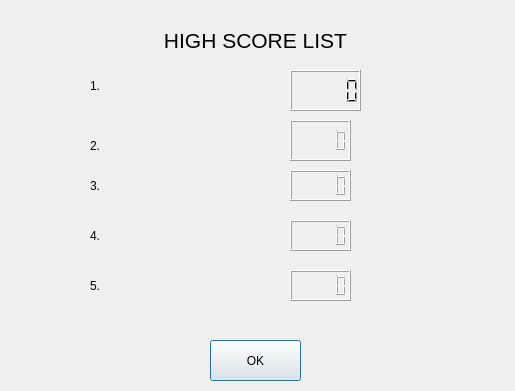
<?xml version="1.0" encoding="UTF-8"?>
<ui version="4.0">
 <class>Dialog</class>
 <widget class="QDialog" name="Dialog">
  <property name="geometry">
   <rect>
    <x>0</x>
    <y>0</y>
    <width>515</width>
    <height>391</height>
   </rect>
  </property>
  <property name="windowTitle">
   <string>Dialog</string>
  </property>
  <widget class="QPushButton" name="pushButton">
   <property name="geometry">
    <rect>
     <x>210</x>
     <y>340</y>
     <width>91</width>
     <height>41</height>
    </rect>
   </property>
   <property name="text">
    <string>OK</string>
   </property>
  </widget>
  <widget class="QLabel" name="label">
   <property name="geometry">
    <rect>
     <x>140</x>
     <y>20</y>
     <width>231</width>
     <height>41</height>
    </rect>
   </property>
   <property name="text">
    <string>&lt;!DOCTYPE HTML PUBLIC &quot;-//W3C//DTD HTML 4.0//EN&quot; &quot;http://www.w3.org/TR/REC-html40/strict.dtd&quot;&gt;
&lt;html&gt;&lt;head&gt;&lt;meta name=&quot;qrichtext&quot; content=&quot;1&quot; /&gt;&lt;style type=&quot;text/css&quot;&gt;
p, li { white-space: pre-wrap; }
&lt;/style&gt;&lt;/head&gt;&lt;body style=&quot; font-family:'MS Shell Dlg 2'; font-size:8.25pt; font-weight:400; font-style:normal;&quot;&gt;
&lt;p align=&quot;center&quot; style=&quot; margin-top:0px; margin-bottom:0px; margin-left:0px; margin-right:0px; -qt-block-indent:0; text-indent:0px;&quot;&gt;&lt;span style=&quot; font-size:16pt;&quot;&gt;HIGH SCORE LIST&lt;/span&gt;&lt;/p&gt;&lt;/body&gt;&lt;/html&gt;</string>
   </property>
  </widget>
  <widget class="QLabel" name="label_2">
   <property name="geometry">
    <rect>
     <x>90</x>
     <y>70</y>
     <width>21</width>
     <height>31</height>
    </rect>
   </property>
   <property name="text">
    <string>1.</string>
   </property>
  </widget>
  <widget class="QLabel" name="label_3">
   <property name="geometry">
    <rect>
     <x>90</x>
     <y>130</y>
     <width>21</width>
     <height>31</height>
    </rect>
   </property>
   <property name="text">
    <string>2.</string>
   </property>
  </widget>
  <widget class="QLabel" name="label_4">
   <property name="geometry">
    <rect>
     <x>90</x>
     <y>170</y>
     <width>21</width>
     <height>31</height>
    </rect>
   </property>
   <property name="text">
    <string>3.</string>
   </property>
  </widget>
  <widget class="QLabel" name="label_5">
   <property name="geometry">
    <rect>
     <x>90</x>
     <y>220</y>
     <width>21</width>
     <height>31</height>
    </rect>
   </property>
   <property name="text">
    <string>4.</string>
   </property>
  </widget>
  <widget class="QLabel" name="label_6">
   <property name="geometry">
    <rect>
     <x>90</x>
     <y>270</y>
     <width>21</width>
     <height>31</height>
    </rect>
   </property>
   <property name="text">
    <string>5.</string>
   </property>
  </widget>
  <widget class="QLCDNumber" name="lcdNumber">
   <property name="geometry">
    <rect>
     <x>290</x>
     <y>70</y>
     <width>71</width>
     <height>41</height>
    </rect>
   </property>
  </widget>
  <widget class="QLCDNumber" name="lcdNumber_2">
   <property name="geometry">
    <rect>
     <x>290</x>
     <y>120</y>
     <width>61</width>
     <height>41</height>
    </rect>
   </property>
  </widget>
  <widget class="QLCDNumber" name="lcdNumber_3">
   <property name="geometry">
    <rect>
     <x>290</x>
     <y>170</y>
     <width>61</width>
     <height>31</height>
    </rect>
   </property>
  </widget>
  <widget class="QLCDNumber" name="lcdNumber_4">
   <property name="geometry">
    <rect>
     <x>290</x>
     <y>220</y>
     <width>61</width>
     <height>31</height>
    </rect>
   </property>
  </widget>
  <widget class="QLCDNumber" name="lcdNumber_5">
   <property name="geometry">
    <rect>
     <x>290</x>
     <y>270</y>
     <width>61</width>
     <height>31</height>
    </rect>
   </property>
  </widget>
  <widget class="QLabel" name="Namebar1">
   <property name="geometry">
    <rect>
     <x>110</x>
     <y>70</y>
     <width>131</width>
     <height>41</height>
    </rect>
   </property>
   <property name="font">
    <font>
     <pointsize>24</pointsize>
    </font>
   </property>
   <property name="text">
    <string>&lt;!DOCTYPE HTML PUBLIC &quot;-//W3C//DTD HTML 4.0//EN&quot; &quot;http://www.w3.org/TR/REC-html40/strict.dtd&quot;&gt;
&lt;html&gt;&lt;head&gt;&lt;meta name=&quot;qrichtext&quot; content=&quot;1&quot; /&gt;&lt;style type=&quot;text/css&quot;&gt;
p, li { white-space: pre-wrap; }
&lt;/style&gt;&lt;/head&gt;&lt;body style=&quot; font-family:'MS Shell Dlg 2'; font-size:8.25pt; font-weight:400; font-style:normal;&quot;&gt;
&lt;p align=&quot;center&quot; style=&quot;-qt-paragraph-type:empty; margin-top:0px; margin-bottom:0px; margin-left:0px; margin-right:0px; -qt-block-indent:0; text-indent:0px; font-size:8pt;&quot;&gt;&lt;/p&gt;&lt;/body&gt;&lt;/html&gt;</string>
   </property>
   <property name="textFormat">
    <enum>Qt::RichText</enum>
   </property>
   <property name="alignment">
    <set>Qt::AlignCenter</set>
   </property>
  </widget>
  <widget class="QLabel" name="Namebar2">
   <property name="geometry">
    <rect>
     <x>110</x>
     <y>130</y>
     <width>131</width>
     <height>41</height>
    </rect>
   </property>
   <property name="font">
    <font>
     <pointsize>24</pointsize>
    </font>
   </property>
   <property name="text">
    <string>&lt;!DOCTYPE HTML PUBLIC &quot;-//W3C//DTD HTML 4.0//EN&quot; &quot;http://www.w3.org/TR/REC-html40/strict.dtd&quot;&gt;
&lt;html&gt;&lt;head&gt;&lt;meta name=&quot;qrichtext&quot; content=&quot;1&quot; /&gt;&lt;style type=&quot;text/css&quot;&gt;
p, li { white-space: pre-wrap; }
&lt;/style&gt;&lt;/head&gt;&lt;body style=&quot; font-family:'MS Shell Dlg 2'; font-size:8.25pt; font-weight:400; font-style:normal;&quot;&gt;
&lt;p align=&quot;center&quot; style=&quot;-qt-paragraph-type:empty; margin-top:0px; margin-bottom:0px; margin-left:0px; margin-right:0px; -qt-block-indent:0; text-indent:0px; font-size:8pt;&quot;&gt;&lt;/p&gt;&lt;/body&gt;&lt;/html&gt;</string>
   </property>
   <property name="textFormat">
    <enum>Qt::RichText</enum>
   </property>
   <property name="alignment">
    <set>Qt::AlignCenter</set>
   </property>
  </widget>
  <widget class="QLabel" name="Namebar3">
   <property name="geometry">
    <rect>
     <x>110</x>
     <y>180</y>
     <width>131</width>
     <height>41</height>
    </rect>
   </property>
   <property name="font">
    <font>
     <pointsize>24</pointsize>
    </font>
   </property>
   <property name="text">
    <string>&lt;!DOCTYPE HTML PUBLIC &quot;-//W3C//DTD HTML 4.0//EN&quot; &quot;http://www.w3.org/TR/REC-html40/strict.dtd&quot;&gt;
&lt;html&gt;&lt;head&gt;&lt;meta name=&quot;qrichtext&quot; content=&quot;1&quot; /&gt;&lt;style type=&quot;text/css&quot;&gt;
p, li { white-space: pre-wrap; }
&lt;/style&gt;&lt;/head&gt;&lt;body style=&quot; font-family:'MS Shell Dlg 2'; font-size:8.25pt; font-weight:400; font-style:normal;&quot;&gt;
&lt;p align=&quot;center&quot; style=&quot;-qt-paragraph-type:empty; margin-top:0px; margin-bottom:0px; margin-left:0px; margin-right:0px; -qt-block-indent:0; text-indent:0px; font-size:8pt;&quot;&gt;&lt;/p&gt;&lt;/body&gt;&lt;/html&gt;</string>
   </property>
   <property name="textFormat">
    <enum>Qt::RichText</enum>
   </property>
   <property name="alignment">
    <set>Qt::AlignCenter</set>
   </property>
  </widget>
  <widget class="QLabel" name="Namebar4">
   <property name="geometry">
    <rect>
     <x>110</x>
     <y>230</y>
     <width>131</width>
     <height>41</height>
    </rect>
   </property>
   <property name="font">
    <font>
     <pointsize>24</pointsize>
    </font>
   </property>
   <property name="text">
    <string>&lt;!DOCTYPE HTML PUBLIC &quot;-//W3C//DTD HTML 4.0//EN&quot; &quot;http://www.w3.org/TR/REC-html40/strict.dtd&quot;&gt;
&lt;html&gt;&lt;head&gt;&lt;meta name=&quot;qrichtext&quot; content=&quot;1&quot; /&gt;&lt;style type=&quot;text/css&quot;&gt;
p, li { white-space: pre-wrap; }
&lt;/style&gt;&lt;/head&gt;&lt;body style=&quot; font-family:'MS Shell Dlg 2'; font-size:8.25pt; font-weight:400; font-style:normal;&quot;&gt;
&lt;p align=&quot;center&quot; style=&quot;-qt-paragraph-type:empty; margin-top:0px; margin-bottom:0px; margin-left:0px; margin-right:0px; -qt-block-indent:0; text-indent:0px; font-size:8pt;&quot;&gt;&lt;/p&gt;&lt;/body&gt;&lt;/html&gt;</string>
   </property>
   <property name="textFormat">
    <enum>Qt::RichText</enum>
   </property>
   <property name="alignment">
    <set>Qt::AlignCenter</set>
   </property>
  </widget>
  <widget class="QLabel" name="Namebar5">
   <property name="geometry">
    <rect>
     <x>110</x>
     <y>270</y>
     <width>131</width>
     <height>41</height>
    </rect>
   </property>
   <property name="font">
    <font>
     <pointsize>24</pointsize>
    </font>
   </property>
   <property name="text">
    <string>&lt;!DOCTYPE HTML PUBLIC &quot;-//W3C//DTD HTML 4.0//EN&quot; &quot;http://www.w3.org/TR/REC-html40/strict.dtd&quot;&gt;
&lt;html&gt;&lt;head&gt;&lt;meta name=&quot;qrichtext&quot; content=&quot;1&quot; /&gt;&lt;style type=&quot;text/css&quot;&gt;
p, li { white-space: pre-wrap; }
&lt;/style&gt;&lt;/head&gt;&lt;body style=&quot; font-family:'MS Shell Dlg 2'; font-size:8.25pt; font-weight:400; font-style:normal;&quot;&gt;
&lt;p align=&quot;center&quot; style=&quot;-qt-paragraph-type:empty; margin-top:0px; margin-bottom:0px; margin-left:0px; margin-right:0px; -qt-block-indent:0; text-indent:0px; font-size:8pt;&quot;&gt;&lt;/p&gt;&lt;/body&gt;&lt;/html&gt;</string>
   </property>
   <property name="textFormat">
    <enum>Qt::RichText</enum>
   </property>
   <property name="alignment">
    <set>Qt::AlignCenter</set>
   </property>
  </widget>
 </widget>
 <resources/>
 <connections/>
</ui>
